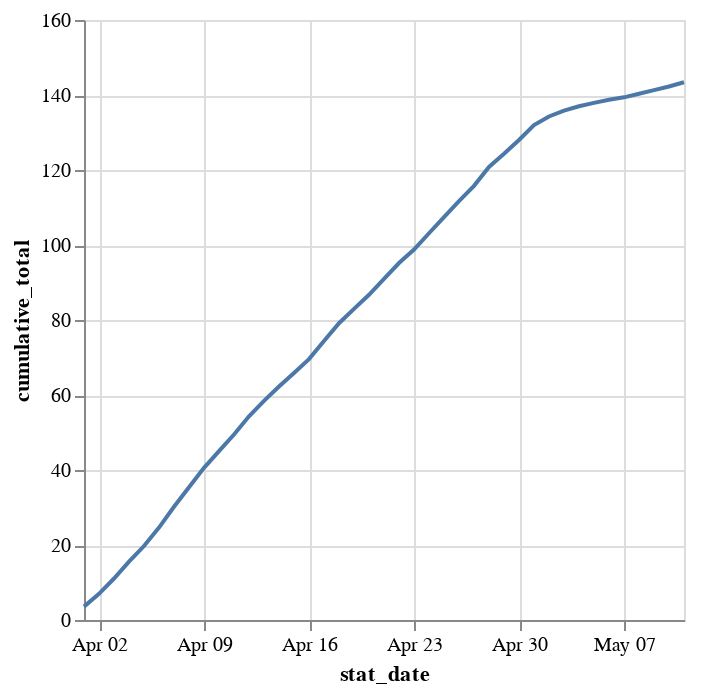

Notebook cell for this chart:
### Code cell
# Plot of cumulative sum of total_regular_deal_size over time

alt.Chart(df).mark_line().transform_window(
    cumulative_total="sum(daily_activated_verified_deal_size)",
    sort=[{"field": "stat_date"}],
).encode(
    x="stat_date:T",
    y="cumulative_total:Q",
)

### Figure 1 — Vega-Lite specification as saved in the notebook (floating-point values rounded to 4 significant figures)
{"config": {"view": {"continuousWidth": 300, "continuousHeight": 300}}, "data": {"name": "data-927680248540372543ccc032125b4b4f"}, "mark": {"type": "line"}, "encoding": {"x": {"field": "stat_date", "type": "temporal"}, "y": {"field": "cumulative_total", "type": "quantitative"}}, "transform": [{"window": [{"op": "sum", "field": "daily_activated_verified_deal_size", "as": "cumulative_total"}], "sort": [{"field": "stat_date"}]}], "$schema": "https://vega.github.io/schema/vega-lite/v5.8.0.json", "datasets": {"data-927680248540372543ccc032125b4b4f": [{"stat_date": "2023-04-01T00:00:00+00:00", "total_regular_deal_size": 35.89, "total_verified_deal_size": 768.4, "active_regular_deal_size": 1.682, "active_verified_deal_size": 727.8, "daily_activated_regular_deal_size": 0.0004523, "daily_activated_verified_deal_size": 3.565, "daily_proposed_regular_deal_size": 0.0007873, "daily_proposed_verified_deal_size": 4.708, "daily_slashed_regular_deal_size": 0.0, "daily_slashed_verified_deal_size": 0.002889, "daily_expired_regular_deal_size": 0.0001874, "daily_expired_verified_deal_size": 0.08942}, {"stat_date": "2023-04-02T00:00:00+00:00", "total_regular_deal_size": 35.89, "total_verified_deal_size": 773.0, "active_regular_deal_size": 1.682, "active_verified_deal_size": 731.1, "daily_activated_regular_deal_size": 4.991e-05, "daily_activated_verified_deal_size": 3.404, "daily_proposed_regular_deal_size": 0.000598, "daily_proposed_verified_deal_size": 4.663, "daily_slashed_regular_deal_size": 0.0, "daily_slashed_verified_deal_size": 0.001635, "daily_expired_regular_deal_size": 0.0004316, "daily_expired_verified_deal_size": 0.06094}, {"stat_date": "2023-04-03T00:00:00+00:00", "total_regular_deal_size": 35.89, "total_verified_deal_size": 777.4, "active_regular_deal_size": 1.682, "active_verified_deal_size": 735.0, "daily_activated_regular_deal_size": 0.0004563, "daily_activated_verified_deal_size": 4.095, "daily_proposed_regular_deal_size": 0.002543, "daily_proposed_verified_deal_size": 4.408, "daily_slashed_regular_deal_size": 4.731e-07, "daily_slashed_verified_deal_size": 0.02901, "daily_expired_regular_deal_size": 0.0001581, "daily_expired_verified_deal_size": 0.06763}, {"stat_date": "2023-04-04T00:00:00+00:00", "total_regular_deal_size": 35.89, "total_verified_deal_size": 781.8, "active_regular_deal_size": 1.682, "active_verified_deal_size": 739.3, "daily_activated_regular_deal_size": 2.507e-05, "daily_activated_verified_deal_size": 4.497, "daily_proposed_regular_deal_size": 0.0013, "daily_proposed_verified_deal_size": 4.406, "daily_slashed_regular_deal_size": 0.0, "daily_slashed_verified_deal_size": 0.04836, "daily_expired_regular_deal_size": 0.0001222, "daily_expired_verified_deal_size": 0.05145}, {"stat_date": "2023-04-05T00:00:00+00:00", "total_regular_deal_size": 35.89, "total_verified_deal_size": 786.3, "active_regular_deal_size": 1.683, "active_verified_deal_size": 743.4, "daily_activated_regular_deal_size": 0.001076, "daily_activated_verified_deal_size": 4.168, "daily_proposed_regular_deal_size": 0.002151, "daily_proposed_verified_deal_size": 4.445, "daily_slashed_regular_deal_size": 0.0, "daily_slashed_verified_deal_size": 0.00715, "daily_expired_regular_deal_size": 3.031e-05, "daily_expired_verified_deal_size": 0.0361}, {"stat_date": "2023-04-06T00:00:00+00:00", "total_regular_deal_size": 35.89, "total_verified_deal_size": 790.7, "active_regular_deal_size": 1.684, "active_verified_deal_size": 748.2, "daily_activated_regular_deal_size": 0.001656, "daily_activated_verified_deal_size": 4.921, "daily_proposed_regular_deal_size": 0.002323, "daily_proposed_verified_deal_size": 4.473, "daily_slashed_regular_deal_size": 0.0, "daily_slashed_verified_deal_size": 0.00112, "daily_expired_regular_deal_size": 5.544e-09, "daily_expired_verified_deal_size": 0.01958}, {"stat_date": "2023-04-07T00:00:00+00:00", "total_regular_deal_size": 35.9, "total_verified_deal_size": 795.2, "active_regular_deal_size": 1.686, "active_verified_deal_size": 753.7, "daily_activated_regular_deal_size": 0.00187, "daily_activated_verified_deal_size": 5.534, "daily_proposed_regular_deal_size": 0.001832, "daily_proposed_verified_deal_size": 4.473, "daily_slashed_regular_deal_size": 0.0, "daily_slashed_verified_deal_size": 0.002392, "daily_expired_regular_deal_size": 3.142e-08, "daily_expired_verified_deal_size": 0.02429}, {"stat_date": "2023-04-08T00:00:00+00:00", "total_regular_deal_size": 35.9, "total_verified_deal_size": 799.9, "active_regular_deal_size": 1.688, "active_verified_deal_size": 758.9, "daily_activated_regular_deal_size": 0.001452, "daily_activated_verified_deal_size": 5.196, "daily_proposed_regular_deal_size": 0.001666, "daily_proposed_verified_deal_size": 4.644, "daily_slashed_regular_deal_size": 0.0, "daily_slashed_verified_deal_size": 0.001756, "daily_expired_regular_deal_size": 3.792e-05, "daily_expired_verified_deal_size": 0.009269}, {"stat_date": "2023-04-09T00:00:00+00:00", "total_regular_deal_size": 35.9, "total_verified_deal_size": 804.8, "active_regular_deal_size": 1.689, "active_verified_deal_size": 764.1, "daily_activated_regular_deal_size": 0.001055, "daily_activated_verified_deal_size": 5.192, "daily_proposed_regular_deal_size": 0.0009661, "daily_proposed_verified_deal_size": 4.882, "daily_slashed_regular_deal_size": 0.0, "daily_slashed_verified_deal_size": 0.00106, "daily_expired_regular_deal_size": 3.034e-05, "daily_expired_verified_deal_size": 0.01149}, {"stat_date": "2023-04-10T00:00:00+00:00", "total_regular_deal_size": 35.9, "total_verified_deal_size": 808.9, "active_regular_deal_size": 1.691, "active_verified_deal_size": 768.2, "daily_activated_regular_deal_size": 0.002745, "daily_activated_verified_deal_size": 4.458, "daily_proposed_regular_deal_size": 0.0007972, "daily_proposed_verified_deal_size": 4.174, "daily_slashed_regular_deal_size": 0.0, "daily_slashed_verified_deal_size": 0.0006813, "daily_expired_regular_deal_size": 3.032e-05, "daily_expired_verified_deal_size": 0.01172}, {"stat_date": "2023-04-11T00:00:00+00:00", "total_regular_deal_size": 35.9, "total_verified_deal_size": 812.8, "active_regular_deal_size": 1.692, "active_verified_deal_size": 772.6, "daily_activated_regular_deal_size": 0.001775, "daily_activated_verified_deal_size": 4.444, "daily_proposed_regular_deal_size": 0.00106, "daily_proposed_verified_deal_size": 3.866, "daily_slashed_regular_deal_size": 0.0002586, "daily_slashed_verified_deal_size": 0.03887, "daily_expired_regular_deal_size": 5.799e-06, "daily_expired_verified_deal_size": 0.01737}, {"stat_date": "2023-04-12T00:00:00+00:00", "total_regular_deal_size": 35.9, "total_verified_deal_size": 817.0, "active_regular_deal_size": 1.694, "active_verified_deal_size": 777.7, "daily_activated_regular_deal_size": 0.001075, "daily_activated_verified_deal_size": 4.843, "daily_proposed_regular_deal_size": 0.0008705, "daily_proposed_verified_deal_size": 4.188, "daily_slashed_regular_deal_size": 0.0, "daily_slashed_verified_deal_size": 9.084e-05, "daily_expired_regular_deal_size": 2.218e-08, "daily_expired_verified_deal_size": 0.01337}, {"stat_date": "2023-04-13T00:00:00+00:00", "total_regular_deal_size": 35.9, "total_verified_deal_size": 821.0, "active_regular_deal_size": 1.694, "active_verified_deal_size": 781.5, "daily_activated_regular_deal_size": 0.001137, "daily_activated_verified_deal_size": 4.135, "daily_proposed_regular_deal_size": 0.001048, "daily_proposed_verified_deal_size": 3.988, "daily_slashed_regular_deal_size": 0.0, "daily_slashed_verified_deal_size": 0.003728, "daily_expired_regular_deal_size": 6.284e-08, "daily_expired_verified_deal_size": 0.01558}, {"stat_date": "2023-04-14T00:00:00+00:00", "total_regular_deal_size": 35.9, "total_verified_deal_size": 824.9, "active_regular_deal_size": 1.695, "active_verified_deal_size": 784.5, "daily_activated_regular_deal_size": 0.001771, "daily_activated_verified_deal_size": 3.792, "daily_proposed_regular_deal_size": 0.0005986, "daily_proposed_verified_deal_size": 3.903, "daily_slashed_regular_deal_size": 1.514e-05, "daily_slashed_verified_deal_size": 0.0005375, "daily_expired_regular_deal_size": 6.063e-05, "daily_expired_verified_deal_size": 0.00911}, {"stat_date": "2023-04-15T00:00:00+00:00", "total_regular_deal_size": 35.9, "total_verified_deal_size": 829.2, "active_regular_deal_size": 1.698, "active_verified_deal_size": 789.2, "daily_activated_regular_deal_size": 0.001454, "daily_activated_verified_deal_size": 3.611, "daily_proposed_regular_deal_size": 0.0007961, "daily_proposed_verified_deal_size": 4.295, "daily_slashed_regular_deal_size": 0.0, "daily_slashed_verified_deal_size": 0.001953, "daily_expired_regular_deal_size": 4.112e-05, "daily_expired_verified_deal_size": 0.01307}, {"stat_date": "2023-04-16T00:00:00+00:00", "total_regular_deal_size": 35.9, "total_verified_deal_size": 833.4, "active_regular_deal_size": 1.699, "active_verified_deal_size": 792.9, "daily_activated_regular_deal_size": 0.0009029, "daily_activated_verified_deal_size": 3.714, "daily_proposed_regular_deal_size": 0.0003558, "daily_proposed_verified_deal_size": 4.25, "daily_slashed_regular_deal_size": 0.0, "daily_slashed_verified_deal_size": 0.002059, "daily_expired_regular_deal_size": 1.015e-05, "daily_expired_verified_deal_size": 0.01641}, {"stat_date": "2023-04-17T00:00:00+00:00", "total_regular_deal_size": 35.9, "total_verified_deal_size": 837.7, "active_regular_deal_size": 1.7, "active_verified_deal_size": 797.7, "daily_activated_regular_deal_size": 0.001203, "daily_activated_verified_deal_size": 4.831, "daily_proposed_regular_deal_size": 0.0009718, "daily_proposed_verified_deal_size": 4.211, "daily_slashed_regular_deal_size": 0.0, "daily_slashed_verified_deal_size": 0.0009992, "daily_expired_regular_deal_size": 2.026e-06, "daily_expired_verified_deal_size": 0.01028}, {"stat_date": "2023-04-18T00:00:00+00:00", "total_regular_deal_size": 35.91, "total_verified_deal_size": 841.9, "active_regular_deal_size": 1.701, "active_verified_deal_size": 802.4, "daily_activated_regular_deal_size": 0.0009519, "daily_activated_verified_deal_size": 4.744, "daily_proposed_regular_deal_size": 0.0008895, "daily_proposed_verified_deal_size": 4.225, "daily_slashed_regular_deal_size": 0.0, "daily_slashed_verified_deal_size": 0.000212, "daily_expired_regular_deal_size": 3.951e-06, "daily_expired_verified_deal_size": 0.01863}, {"stat_date": "2023-04-19T00:00:00+00:00", "total_regular_deal_size": 35.91, "total_verified_deal_size": 846.0, "active_regular_deal_size": 1.702, "active_verified_deal_size": 806.2, "daily_activated_regular_deal_size": 0.0006283, "daily_activated_verified_deal_size": 3.814, "daily_proposed_regular_deal_size": 0.001075, "daily_proposed_verified_deal_size": 4.137, "daily_slashed_regular_deal_size": 0.0, "daily_slashed_verified_deal_size": 0.0004845, "daily_expired_regular_deal_size": 2.467e-05, "daily_expired_verified_deal_size": 0.02228}, {"stat_date": "2023-04-20T00:00:00+00:00", "total_regular_deal_size": 35.91, "total_verified_deal_size": 850.5, "active_regular_deal_size": 1.702, "active_verified_deal_size": 809.9, "daily_activated_regular_deal_size": 0.0009538, "daily_activated_verified_deal_size": 3.762, "daily_proposed_regular_deal_size": 0.000545, "daily_proposed_verified_deal_size": 4.476, "daily_slashed_regular_deal_size": 0.0, "daily_slashed_verified_deal_size": 0.006238, "daily_expired_regular_deal_size": 3.623e-05, "daily_expired_verified_deal_size": 0.02599}, {"stat_date": "2023-04-21T00:00:00+00:00", "total_regular_deal_size": 35.91, "total_verified_deal_size": 854.8, "active_regular_deal_size": 1.702, "active_verified_deal_size": 814.0, "daily_activated_regular_deal_size": 0.0007648, "daily_activated_verified_deal_size": 4.249, "daily_proposed_regular_deal_size": 0.000916, "daily_proposed_verified_deal_size": 4.23, "daily_slashed_regular_deal_size": 0.0, "daily_slashed_verified_deal_size": 0.004095, "daily_expired_regular_deal_size": 7.646e-05, "daily_expired_verified_deal_size": 0.03582}, {"stat_date": "2023-04-22T00:00:00+00:00", "total_regular_deal_size": 35.91, "total_verified_deal_size": 859.2, "active_regular_deal_size": 1.703, "active_verified_deal_size": 818.2, "daily_activated_regular_deal_size": 0.0005556, "daily_activated_verified_deal_size": 4.225, "daily_proposed_regular_deal_size": 0.0004542, "daily_proposed_verified_deal_size": 4.447, "daily_slashed_regular_deal_size": 0.0004018, "daily_slashed_verified_deal_size": 0.0003331, "daily_expired_regular_deal_size": 6.977e-06, "daily_expired_verified_deal_size": 0.02913}, {"stat_date": "2023-04-23T00:00:00+00:00", "total_regular_deal_size": 35.91, "total_verified_deal_size": 863.2, "active_regular_deal_size": 1.703, "active_verified_deal_size": 821.7, "daily_activated_regular_deal_size": 0.0005072, "daily_activated_verified_deal_size": 3.589, "daily_proposed_regular_deal_size": 0.001173, "daily_proposed_verified_deal_size": 3.995, "daily_slashed_regular_deal_size": 4.542e-05, "daily_slashed_verified_deal_size": 0.001764, "daily_expired_regular_deal_size": 7.208e-07, "daily_expired_verified_deal_size": 0.01411}, {"stat_date": "2023-04-24T00:00:00+00:00", "total_regular_deal_size": 35.91, "total_verified_deal_size": 866.7, "active_regular_deal_size": 1.701, "active_verified_deal_size": 825.2, "daily_activated_regular_deal_size": 0.0008857, "daily_activated_verified_deal_size": 4.347, "daily_proposed_regular_deal_size": 0.001226, "daily_proposed_verified_deal_size": 3.45, "daily_slashed_regular_deal_size": 6.056e-05, "daily_slashed_verified_deal_size": 0.002843, "daily_expired_regular_deal_size": 0.0001567, "daily_expired_verified_deal_size": 0.01087}, {"stat_date": "2023-04-25T00:00:00+00:00", "total_regular_deal_size": 35.91, "total_verified_deal_size": 870.1, "active_regular_deal_size": 1.704, "active_verified_deal_size": 830.0, "daily_activated_regular_deal_size": 0.001302, "daily_activated_verified_deal_size": 4.284, "daily_proposed_regular_deal_size": 0.0006661, "daily_proposed_verified_deal_size": 3.447, "daily_slashed_regular_deal_size": 0.0, "daily_slashed_verified_deal_size": 0.02364, "daily_expired_regular_deal_size": 6.583e-05, "daily_expired_verified_deal_size": 0.03004}, {"stat_date": "2023-04-26T00:00:00+00:00", "total_regular_deal_size": 35.91, "total_verified_deal_size": 873.6, "active_regular_deal_size": 1.706, "active_verified_deal_size": 834.4, "daily_activated_regular_deal_size": 0.001215, "daily_activated_verified_deal_size": 4.297, "daily_proposed_regular_deal_size": 0.0003028, "daily_proposed_verified_deal_size": 3.441, "daily_slashed_regular_deal_size": 0.0, "daily_slashed_verified_deal_size": 0.0003028, "daily_expired_regular_deal_size": 4.051e-06, "daily_expired_verified_deal_size": 0.1104}, {"stat_date": "2023-04-27T00:00:00+00:00", "total_regular_deal_size": 35.91, "total_verified_deal_size": 876.1, "active_regular_deal_size": 1.705, "active_verified_deal_size": 838.0, "daily_activated_regular_deal_size": 0.0005602, "daily_activated_verified_deal_size": 4.071, "daily_proposed_regular_deal_size": 0.001045, "daily_proposed_verified_deal_size": 2.497, "daily_slashed_regular_deal_size": 0.0, "daily_slashed_verified_deal_size": 0.0007267, "daily_expired_regular_deal_size": 2.905e-06, "daily_expired_verified_deal_size": 0.0996}, {"stat_date": "2023-04-28T00:00:00+00:00", "total_regular_deal_size": 35.91, "total_verified_deal_size": 879.1, "active_regular_deal_size": 1.703, "active_verified_deal_size": 843.2, "daily_activated_regular_deal_size": 0.001151, "daily_activated_verified_deal_size": 5.023, "daily_proposed_regular_deal_size": 0.000545, "daily_proposed_verified_deal_size": 2.986, "daily_slashed_regular_deal_size": 0.0, "daily_slashed_verified_deal_size": 6.056e-05, "daily_expired_regular_deal_size": 0.003335, "daily_expired_verified_deal_size": 0.05039}, {"stat_date": "2023-04-29T00:00:00+00:00", "total_regular_deal_size": 35.91, "total_verified_deal_size": 883.1, "active_regular_deal_size": 1.699, "active_verified_deal_size": 846.6, "daily_activated_regular_deal_size": 0.0007272, "daily_activated_verified_deal_size": 3.513, "daily_proposed_regular_deal_size": 0.0005753, "daily_proposed_verified_deal_size": 3.998, "daily_slashed_regular_deal_size": 3.619e-05, "daily_slashed_verified_deal_size": 0.003675, "daily_expired_regular_deal_size": 0.003391, "daily_expired_verified_deal_size": 9.273e-05}, {"stat_date": "2023-04-30T00:00:00+00:00", "total_regular_deal_size": 35.91, "total_verified_deal_size": 887.4, "active_regular_deal_size": 1.699, "active_verified_deal_size": 850.1, "daily_activated_regular_deal_size": 0.0008781, "daily_activated_verified_deal_size": 3.678, "daily_proposed_regular_deal_size": 0.0005299, "daily_proposed_verified_deal_size": 4.321, "daily_slashed_regular_deal_size": 0.0, "daily_slashed_verified_deal_size": 0.004436, "daily_expired_regular_deal_size": 3.028e-05, "daily_expired_verified_deal_size": 0.002422}, {"stat_date": "2023-05-01T00:00:00+00:00", "total_regular_deal_size": 35.92, "total_verified_deal_size": 891.9, "active_regular_deal_size": 1.693, "active_verified_deal_size": 854.0, "daily_activated_regular_deal_size": 0.0003633, "daily_activated_verified_deal_size": 3.982, "daily_proposed_regular_deal_size": 0.0002725, "daily_proposed_verified_deal_size": 4.522, "daily_slashed_regular_deal_size": 0.0, "daily_slashed_verified_deal_size": 0.002422, "daily_expired_regular_deal_size": 1.478e-08, "daily_expired_verified_deal_size": 0.0005147}, {"stat_date": "2023-05-02T00:00:00+00:00", "total_regular_deal_size": 35.92, "total_verified_deal_size": 896.5, "active_regular_deal_size": 1.691, "active_verified_deal_size": 856.3, "daily_activated_regular_deal_size": 0.0006056, "daily_activated_verified_deal_size": 2.292, "daily_proposed_regular_deal_size": 0.000545, "daily_proposed_verified_deal_size": 4.603, "daily_slashed_regular_deal_size": 0.0, "daily_slashed_verified_deal_size": 0.002525, "daily_expired_regular_deal_size": 3.696e-09, "daily_expired_verified_deal_size": 0.0}, {"stat_date": "2023-05-03T00:00:00+00:00", "total_regular_deal_size": 35.92, "total_verified_deal_size": 900.8, "active_regular_deal_size": 1.684, "active_verified_deal_size": 857.7, "daily_activated_regular_deal_size": 0.0004239, "daily_activated_verified_deal_size": 1.585, "daily_proposed_regular_deal_size": 0.0006056, "daily_proposed_verified_deal_size": 4.257, "daily_slashed_regular_deal_size": 0.0, "daily_slashed_verified_deal_size": 0.0005147, "daily_expired_regular_deal_size": 0.0, "daily_expired_verified_deal_size": 0.005511}, {"stat_date": "2023-05-04T00:00:00+00:00", "total_regular_deal_size": 35.92, "total_verified_deal_size": 905.0, "active_regular_deal_size": 1.674, "active_verified_deal_size": 858.8, "daily_activated_regular_deal_size": 0.0006359, "daily_activated_verified_deal_size": 1.146, "daily_proposed_regular_deal_size": 0.0007494, "daily_proposed_verified_deal_size": 4.226, "daily_slashed_regular_deal_size": 0.0, "daily_slashed_verified_deal_size": 0.006102, "daily_expired_regular_deal_size": 0.0, "daily_expired_verified_deal_size": 0.0}, {"stat_date": "2023-05-05T00:00:00+00:00", "total_regular_deal_size": 35.92, "total_verified_deal_size": 909.5, "active_regular_deal_size": 1.673, "active_verified_deal_size": 859.6, "daily_activated_regular_deal_size": 5.299e-05, "daily_activated_verified_deal_size": 0.9067, "daily_proposed_regular_deal_size": 0.0006666, "daily_proposed_verified_deal_size": 4.547, "daily_slashed_regular_deal_size": 0.0, "daily_slashed_verified_deal_size": 0.001026, "daily_expired_regular_deal_size": 0.0, "daily_expired_verified_deal_size": 0.000545}, {"stat_date": "2023-05-06T00:00:00+00:00", "total_regular_deal_size": 35.92, "total_verified_deal_size": 914.4, "active_regular_deal_size": 1.672, "active_verified_deal_size": 860.3, "daily_activated_regular_deal_size": 0.0, "daily_activated_verified_deal_size": 0.82, "daily_proposed_regular_deal_size": 0.0006661, "daily_proposed_verified_deal_size": 4.815, "daily_slashed_regular_deal_size": 0.0, "daily_slashed_verified_deal_size": 0.0003331, "daily_expired_regular_deal_size": 0.0, "daily_expired_verified_deal_size": 0.0}, {"stat_date": "2023-05-07T00:00:00+00:00", "total_regular_deal_size": 35.92, "total_verified_deal_size": 919.4, "active_regular_deal_size": 1.662, "active_verified_deal_size": 860.9, "daily_activated_regular_deal_size": 6.056e-05, "daily_activated_verified_deal_size": 0.6462, "daily_proposed_regular_deal_size": 0.0006661, "daily_proposed_verified_deal_size": 5.02, "daily_slashed_regular_deal_size": 0.0, "daily_slashed_verified_deal_size": 0.000757, "daily_expired_regular_deal_size": 0.0, "daily_expired_verified_deal_size": 0.0}, {"stat_date": "2023-05-08T00:00:00+00:00", "total_regular_deal_size": 35.92, "total_verified_deal_size": 924.4, "active_regular_deal_size": 1.658, "active_verified_deal_size": 861.7, "daily_activated_regular_deal_size": 0.000106, "daily_activated_verified_deal_size": 0.9386, "daily_proposed_regular_deal_size": 0.0008478, "daily_proposed_verified_deal_size": 5.056, "daily_slashed_regular_deal_size": 0.0, "daily_slashed_verified_deal_size": 0.0006359, "daily_expired_regular_deal_size": 0.0, "daily_expired_verified_deal_size": 0.002059}, {"stat_date": "2023-05-09T00:00:00+00:00", "total_regular_deal_size": 35.92, "total_verified_deal_size": 929.5, "active_regular_deal_size": 1.656, "active_verified_deal_size": 862.6, "daily_activated_regular_deal_size": 0.0, "daily_activated_verified_deal_size": 0.9884, "daily_proposed_regular_deal_size": 0.0003936, "daily_proposed_verified_deal_size": 5.028, "daily_slashed_regular_deal_size": 3.028e-05, "daily_slashed_verified_deal_size": 0.00106, "daily_expired_regular_deal_size": 7.396e-09, "daily_expired_verified_deal_size": 0.0}, {"stat_date": "2023-05-10T00:00:00+00:00", "total_regular_deal_size": 35.92, "total_verified_deal_size": 934.4, "active_regular_deal_size": 1.655, "active_verified_deal_size": 863.5, "daily_activated_regular_deal_size": 0.0001514, "daily_activated_verified_deal_size": 0.9734, "daily_proposed_regular_deal_size": 0.0007267, "daily_proposed_verified_deal_size": 4.991, "daily_slashed_regular_deal_size": 0.0, "daily_slashed_verified_deal_size": 0.0001514, "daily_expired_regular_deal_size": 0.0, "daily_expired_verified_deal_size": 0.0}, {"stat_date": "2023-05-11T00:00:00+00:00", "total_regular_deal_size": 35.92, "total_verified_deal_size": 939.3, "active_regular_deal_size": 1.655, "active_verified_deal_size": 864.6, "daily_activated_regular_deal_size": 6.056e-05, "daily_activated_verified_deal_size": 1.111, "daily_proposed_regular_deal_size": 0.0004239, "daily_proposed_verified_deal_size": 4.853, "daily_slashed_regular_deal_size": 0.0, "daily_slashed_verified_deal_size": 0.0002725, "daily_expired_regular_deal_size": 0.0, "daily_expired_verified_deal_size": 0.0}]}}
